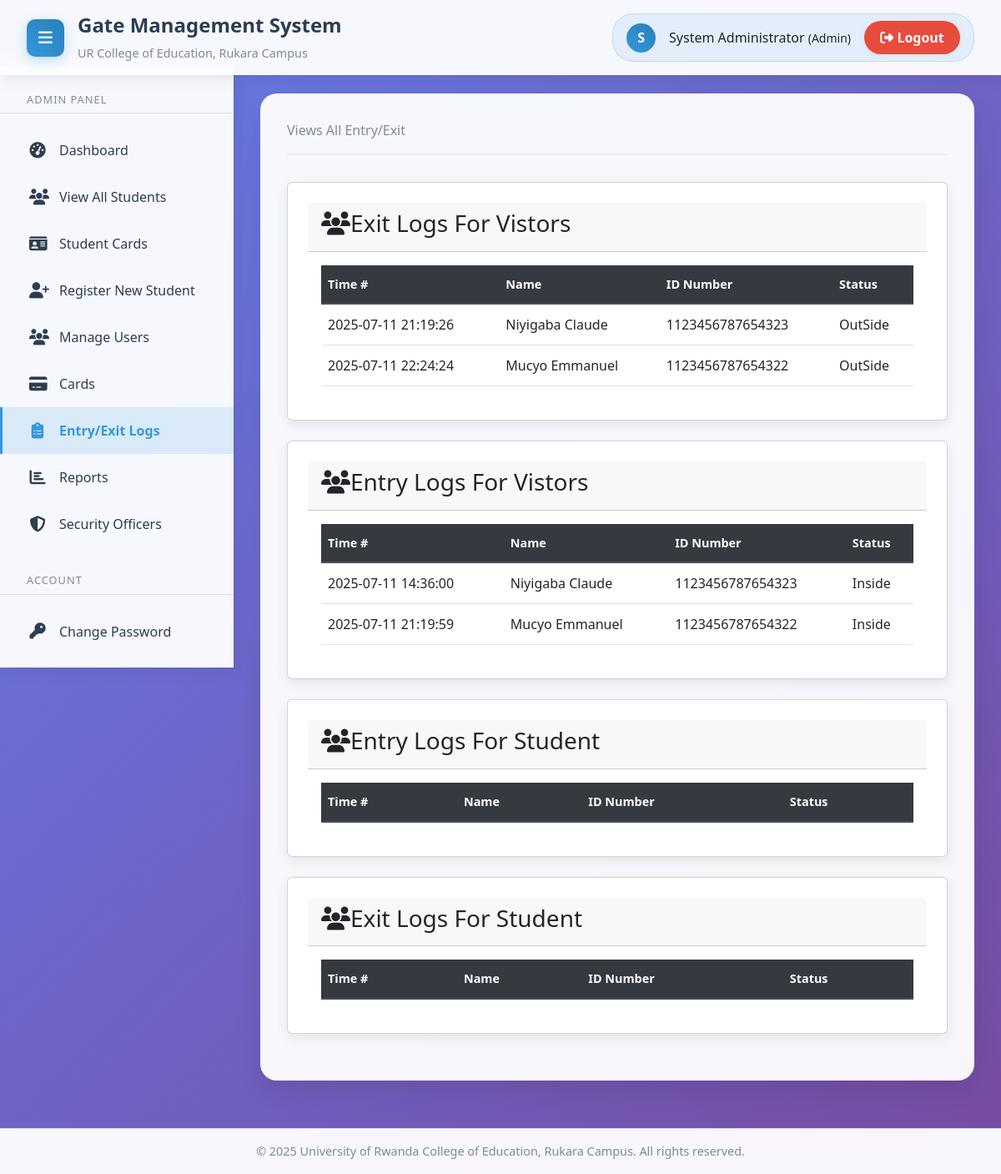
Screenshot of /pages/logs-admin.php (signed in) with the database file from the repository.
### tables this page shows
CREATE TABLE `exit_visitor` (
  `id` int(11) NOT NULL,
  `visitor_id` int(11) NOT NULL,
  `exit_time` timestamp NOT NULL DEFAULT current_timestamp(),
  `exit_gate` varchar(50) DEFAULT 'Main Gate',
  `notes` text DEFAULT NULL,
  `created_at` timestamp NOT NULL DEFAULT current_timestamp()
);

CREATE TABLE `vistor` (
  `id` int(11) NOT NULL,
  `visitor_name` varchar(255) NOT NULL,
  `id_number` varchar(50) NOT NULL,
  `email` varchar(255) DEFAULT NULL,
  `telephone` varchar(20) NOT NULL,
  `department` varchar(100) NOT NULL,
  `person_to_visit` varchar(255) DEFAULT NULL,
  `purpose` text NOT NULL,
  `equipment_brought` text NOT NULL,
  `other_equipment_details` varchar(255) DEFAULT NULL,
  `registration_date` timestamp NOT NULL DEFAULT current_timestamp(),
  `status` varchar(255) DEFAULT NULL,
  `created_at` timestamp NOT NULL DEFAULT current_timestamp(),
  `updated_at` timestamp NOT NULL DEFAULT current_timestamp() ON UPDATE current_timestamp()
);

CREATE TABLE `entry_visitor` (
  `id` int(11) NOT NULL,
  `visitor_id` int(11) NOT NULL,
  `entry_time` timestamp NOT NULL DEFAULT current_timestamp(),
  `entry_gate` varchar(50) DEFAULT 'Main Gate',
  `notes` text DEFAULT NULL,
  `created_at` timestamp NOT NULL DEFAULT current_timestamp(),
  `purpose` varchar(200) DEFAULT NULL,
  `department` varchar(100) DEFAULT NULL,
  `equipment` varchar(100) DEFAULT NULL,
  `entry_date` varchar(150) DEFAULT NULL
);

### pages/logs-admin.php (the view, shortened to what this page needs)
<?php
include '../includes/header.php';
include '../includes/sidebar.php';
?>
<main class="main-content">
    <div class="content-wrapper">
        <div class="page-header">
            <div class="page-subtitle">Views All Entry/Exit</div>
        </div>
        <div class="card">
            <div class="card-header">
                <h3><i class="fas fa-users"></i>Exit Logs For Vistors</h3>
            </div>
            <div class="card-body">
                    <div class="table-responsive">
                        <table class="table">
                            <thead>
                                <tr>
                                    <th>Time #</th>
                                    <th>Name</th>
                                    <th>ID Number</th>
                                    <th>Status</th>
                                </tr>
                            </thead>
                            <tbody>
                            <?php
                        $conn=new mysqli("localhost","root","","gate_management_system");
                        $sql="SELECT * from exit_visitor e,vistor v where e.visitor_id=v.id";
                        $result=$conn->query($sql);
                        while ($row=$result->fetch_assoc())
                         {?>
                              <tr>
                            <td><?php echo $row['exit_time'];?></td>
                            <td><?php echo $row['visitor_name'];?></td>
                            <td><?php echo $row['id_number'];?></td>
                            <td>OutSide</td>
                        </tr>
                     <?php   }?>
                            </tbody>
                        </table>
                    </div>
            </div>
        </div>
        <div class="card">
            <div class="card-header">
                <h3><i class="fas fa-users"></i>Entry Logs For Vistors</h3>
            </div>
            <div class="card-body">
                    <div class="table-responsive">
                        <table class="table">
                            <thead>
                                <tr>
                                    <th>Time #</th>
                                    <th>Name</th>
                                    <th>ID Number</th>
                                    <th>Status</th>
                                </tr>
                            </thead>
                            <tbody>
                            <?php
                        $conn=new mysqli("localhost","root","","gate_management_system");
                        $sql="SELECT * from entry_visitor e,vistor v where e.visitor_id=v.id";
                        $result=$conn->query($sql);
                        while ($row=$result->fetch_assoc())
                         {?>
                              <tr>
                            <td><?php echo $row['entry_time'];?></td>
                            <td><?php echo $row['visitor_name'];?></td>
                            <td><?php echo $row['id_number'];?></td>
                            <td>Inside</td>
                        </tr>
                     <?php   }?>
                            </tbody>
                        </table>
                    </div>
            </div>
        </div>
        <div class="card">
            <div class="card-header">
                <h3><i class="fas fa-users"></i>Entry Logs For Student</h3>
            </div>
            <div class="card-body">
                    <div class="table-responsive">
                        <table class="table">
                            <thead>
                                <tr>
                                    <th>Time #</th>
                                    <th>Name</th>
                                    <th>ID Number</th>
                                    <th>Status</th>
                                </tr>
                            </thead>
                        </table>
                    </div>
            </div>
        </div>
        <div class="card">
            <div class="card-header">
                <h3><i class="fas fa-users"></i>Exit Logs For Student</h3>
            </div>
            <div class="card-body">
                    <div class="table-responsive">
                        <table class="table">
                            <thead>
                                <tr>
                                    <th>Time #</th>
                                    <th>Name</th>
                                    <th>ID Number</th>
                                    <th>Status</th>
                                </tr>
                            </thead>
                        </table>
                    </div>
            </div>
        </div>
    </div>
</main>
<?php include '../includes/footer.php'; ?>

### assets/css/style.css (style rules this page uses)
* { margin: 0; padding: 0; box-sizing: border-box; }
body { font-family: 'Segoe UI', Tahoma, Geneva, Verdana, sans-serif; background: linear-gradient(135deg, #667eea 0%, #764ba2 100%); min-height: 100vh; color: #333; line-height: 1.6; }
.main-content { margin-left: 280px; margin-top: 80px; margin-bottom: 80px; padding: 2rem; min-height: calc(100vh - 80px - 80px); transition: margin-left 0.3s ease; }
.content-wrapper { background: rgba(255, 255, 255, 0.95); backdrop-filter: blur(10px); border-radius: 20px; padding: 2rem; box-shadow: 0 10px 30px rgba(0, 0, 0, 0.1); }
.page-header { margin-bottom: 2rem; padding-bottom: 1rem; border-bottom: 2px solid rgba(52, 152, 219, 0.1); }
.page-subtitle { color: #7f8c8d; font-size: 1rem; }
.card { background: white; border-radius: 15px; padding: 1.5rem; margin-bottom: 1.5rem; box-shadow: 0 5px 15px rgba(0, 0, 0, 0.08); border: 1px solid rgba(0, 0, 0, 0.05); transition: transform 0.3s ease, box-shadow 0.3s ease; }
.card-header { display: flex; justify-content: space-between; align-items: center; margin-bottom: 1rem; padding-bottom: 1rem; border-bottom: 1px solid rgba(0, 0, 0, 0.1); }
.card-body { padding: 1rem 0; }
.table { width: 100%; border-collapse: collapse; background: white; }
.table th { background: linear-gradient(45deg, #3498db, #2980b9); color: white; padding: 1rem; text-align: left; font-weight: 600; }
.table td { padding: 1rem; border-bottom: 1px solid rgba(0, 0, 0, 0.05); }

### pages/logs-admin.php (style rules this page uses)
.table { margin-bottom: 0; border-collapse: collapse; width: 100%; }
.table th { background: #343a40; color: white; border-bottom: 2px solid #495057; font-weight: 600; padding: 12px 8px; text-align: left; font-size: 0.9rem; }
.table td { padding: 12px 8px; border-bottom: 1px solid #dee2e6; vertical-align: middle; }
.table tbody tr:nth-child(even) { background-color: #ffffff; }
.table tbody tr:nth-child(odd) { background-color: #f8f9fa; }

### rows the page displays
exit_visitor: exit_time "2025-07-11 21:19:26", vistor.visitor_name "Niyigaba Claude", vistor.id_number "1123456787654323"
exit_visitor: exit_time "2025-07-11 22:24:24", vistor.visitor_name "Mucyo Emmanuel", vistor.id_number "1123456787654322"
entry_visitor: entry_time "2025-07-11 14:36:00", vistor.visitor_name "Niyigaba Claude", vistor.id_number "1123456787654323"
entry_visitor: entry_time "2025-07-11 21:19:59", vistor.visitor_name "Mucyo Emmanuel", vistor.id_number "1123456787654322"

### other values shown
APP_NAME "Gate Management System"
substr($_SESSION['first_name'], 0, 1) "S"
$_SESSION['first_name'] . ' ' . $_SESSION['last_name'] "System Administrator"
$_SESSION['user_type'] "Admin"
